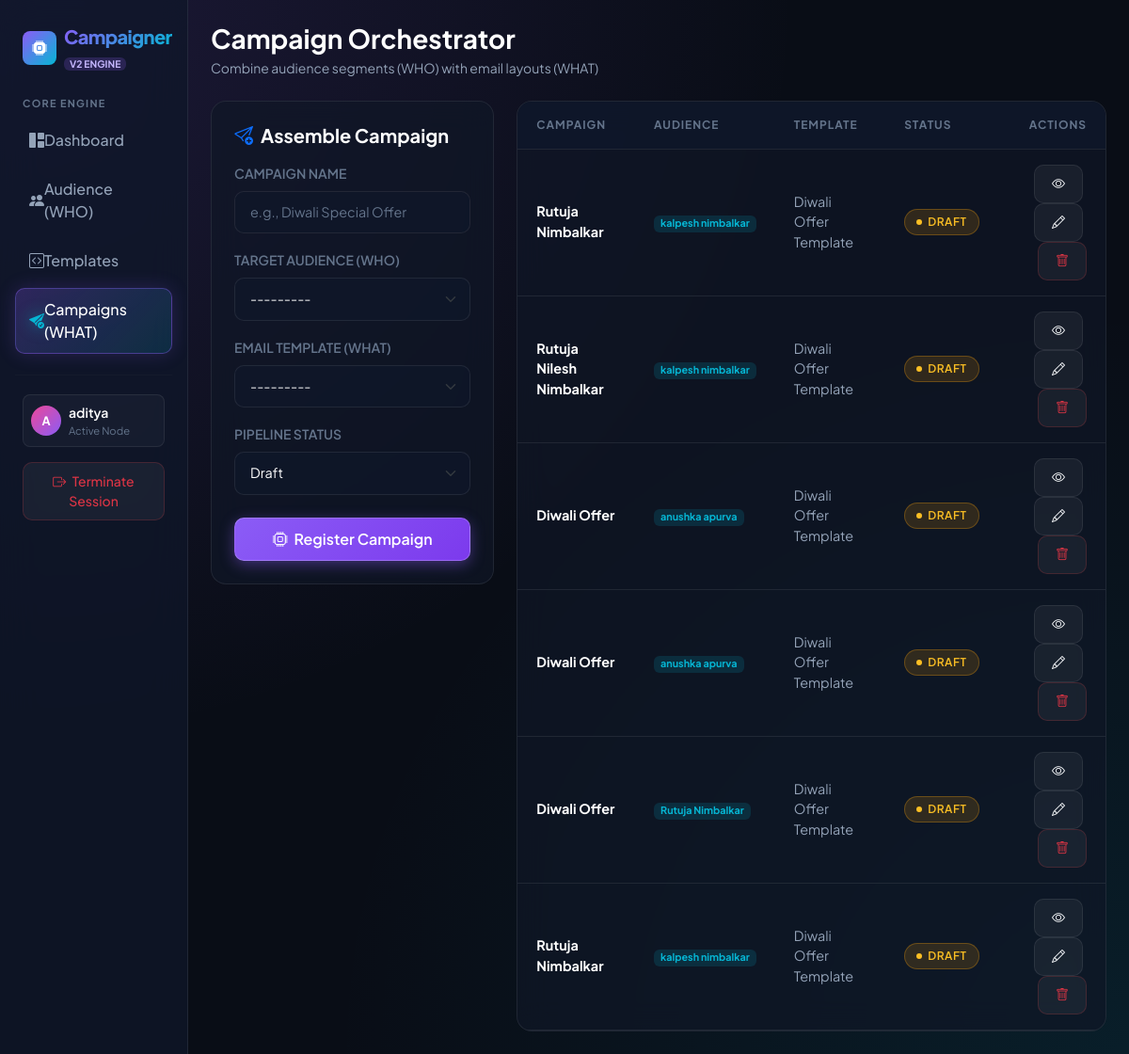
Screenshot of /campaigns/ (signed in) with the database file from the repository.
### campaigns/models.py (models this page shows, shortened)
class EmailCampaign(models.Model):
    STATUS_CHOICES = [
        ('DRAFT', 'Draft'),
        ('READY', 'Ready'),
        ('SENDING', 'Sending in Background'),
        ('COMPLETED', 'Completed'),
    ]
    user = models.ForeignKey(User, on_delete=models.CASCADE, related_name='campaigns')
    name = models.CharField(max_length=200)
    contact_list = models.ForeignKey(ContactList, on_delete=models.CASCADE, related_name='campaigns')
    template = models.ForeignKey(EmailTemplate, on_delete=models.CASCADE, related_name='campaigns')
    status = models.CharField(max_length=15, choices=STATUS_CHOICES, default='DRAFT')
    sent_count = models.PositiveIntegerField(default=0)
    total_recipients = models.PositiveIntegerField(default=0)
    created_at = models.DateTimeField(auto_now_add=True)

class ContactList(models.Model):
    user = models.ForeignKey(User, on_delete=models.CASCADE, related_name='contact_lists')
    name = models.CharField(max_length=200)
    description = models.TextField(blank=True, null=True)
    created_at = models.DateTimeField(auto_now_add=True)
    def __str__(self):
        return self.name

class EmailTemplate(models.Model):
    user = models.ForeignKey(User, on_delete=models.CASCADE, related_name='templates')
    title = models.CharField(max_length=200)
    subject = models.CharField(max_length=255)
    body = models.TextField(help_text="Use {{name}} and {{email}} for dynamic tags.")
    created_at = models.DateTimeField(auto_now_add=True)
    def __str__(self):
        return self.title

### campaigns/views.py (the view)
# urls.py: path('campaigns/', views.campaign_list, name='campaign_list'),
@login_required
def campaign_list(request):
    if request.method == 'POST':
        form = EmailCampaignForm(request.POST, user=request.user)
        if form.is_valid():
            campaign = form.save(commit=False)
            campaign.user = request.user
            campaign.save()
            return redirect('campaign_list')
    else:
        form = EmailCampaignForm(user=request.user)
    campaigns = EmailCampaign.objects.filter(user=request.user).select_related('contact_list', 'template')
    return render(request, 'campaigns/campaign_list.html', {'campaigns': campaigns, 'form': form})

### campaigns/forms.py
class EmailCampaignForm(forms.ModelForm):
    class Meta:
        model = EmailCampaign
        fields = ['name', 'contact_list', 'template', 'status']
        widgets = {
            'name': forms.TextInput(attrs={'class': 'form-control', 'placeholder': 'e.g., Diwali Special Offer'}),
            'contact_list': forms.Select(attrs={'class': 'form-select'}),
            'template': forms.Select(attrs={'class': 'form-select'}),
            'status': forms.Select(attrs={'class': 'form-select'}),
        }
    def __init__(self, *args, user=None, **kwargs):
        super().__init__(*args, **kwargs)
        if user:
            self.fields['contact_list'].queryset = ContactList.objects.filter(user=user)
            self.fields['template'].queryset = EmailTemplate.objects.filter(user=user)

### templates/campaigns/campaign_list.html (shortened to what this page needs)
{% extends 'campaigns/base.html' %}
{% block content %}
<div class="d-flex justify-content-between align-items-center mb-4">
    <div>
        <h3 class="fw-bold text-white mb-1">Campaign Orchestrator</h3>
        <p class="small mb-0" style="color: var(--text-secondary);">Combine audience segments (WHO) with email layouts (WHAT)</p>
    </div>
</div>
<div class="row g-4">
    <div class="col-lg-4">
        <div class="glass-card p-4">
            <h5 class="fw-bold text-white mb-3"><i class="bi bi-send-plus text-primary me-2"></i>Assemble Campaign</h5>
            <form method="post">
                <div class="mb-3">
                    <label class="form-label fw-semibold small" style="color: var(--text-muted);">CAMPAIGN NAME</label>
                    {{ form.name }}
                </div>
                <div class="mb-3">
                    <label class="form-label fw-semibold small" style="color: var(--text-muted);">TARGET AUDIENCE (WHO)</label>
                    {{ form.contact_list }}
                </div>
                <div class="mb-3">
                    <label class="form-label fw-semibold small" style="color: var(--text-muted);">EMAIL TEMPLATE (WHAT)</label>
                    {{ form.template }}
                </div>
                <div class="mb-3">
                    <label class="form-label fw-semibold small" style="color: var(--text-muted);">PIPELINE STATUS</label>
                    {{ form.status }}
                </div>
                <button type="submit" class="btn btn-ai w-100 mt-2"><i class="bi bi-cpu me-1"></i> Register Campaign</button>
            </form>
        </div>
    </div>
    <div class="col-lg-8">
        <div class="glass-card overflow-hidden">
            <div class="table-responsive">
                <table class="table table-pro align-middle">
                    <thead>
                        <tr>
                            <th>Campaign</th>
                            <th>Audience</th>
                            <th>Template</th>
                            <th>Status</th>
                            <th class="text-end">Actions</th>
                        </tr>
                    </thead>
                    <tbody>
                        {% for c in campaigns %}
                        <tr>
                            <td>
                                <a href="{% url 'campaign_detail' c.pk %}" class="fw-bold text-white text-decoration-none">{{ c.name }}</a>
                            </td>
                            <td>
                                <span class="badge" style="background: rgba(6, 182, 212, 0.15); color: var(--accent-cyan);">{{ c.contact_list.name }}</span>
                            </td>
                            <td class="small">{{ c.template.title }}</td>
                            <td>
                                {% if c.status == 'READY' %}
                                    <span class="badge-ready-ai">READY</span>
                                {% else %}
                                    <span class="badge-draft-ai">DRAFT</span>
                                {% endif %}
                            </td>
                            <td class="text-end">
                                <a href="{% url 'campaign_detail' c.pk %}" class="btn btn-ai-secondary btn-sm me-1"><i class="bi bi-eye"></i></a>
                                <a href="{% url 'campaign_update' c.pk %}" class="btn btn-ai-secondary btn-sm me-1"><i class="bi bi-pencil"></i></a>
                                <a href="{% url 'campaign_delete' c.pk %}" class="btn btn-ai-secondary btn-sm text-danger" style="border-color: rgba(239, 68, 68, 0.2);"><i class="bi bi-trash"></i></a>
                            </td>
                        </tr>
                        {% endfor %}
                    </tbody>
                </table>
            </div>
        </div>
    </div>
</div>
{% endblock %}

### templates/campaigns/base.html (shortened to what this page needs)
<!DOCTYPE html>
<html lang="en">
<head>
    <link href="https://cdn.jsdelivr.net/npm/bootstrap@5.3.2/dist/css/bootstrap.min.css" rel="stylesheet">
    <link rel="stylesheet" href="https://cdn.jsdelivr.net/npm/bootstrap-icons@1.11.1/font/bootstrap-icons.css">
</head>
<body>
    <div class="container-fluid">
        <div class="row">
            {% if user.is_authenticated %}
            <nav class="col-md-3 col-lg-2 d-md-block sidebar collapse p-3">
                <div class="d-flex align-items-center mb-4 ps-2 pt-2 gap-2">
                    <div class="rounded-3 p-2 d-flex align-items-center justify-content-center" style="background: linear-gradient(135deg, var(--primary), var(--accent-cyan)); width: 36px; height: 36px;">
                        <i class="bi bi-cpu-fill text-white fs-6"></i>
                    </div>
                    <div>
                        <span class="brand-logo fs-5 d-block">Campaigner</span>
                        <span class="badge" style="background: rgba(139,92,246,0.2); color: #c4b5fd; font-size: 0.65rem; padding: 2px 6px;">V2 ENGINE</span>
                    </div>
                </div>
                <div class="mb-2 px-2 text-uppercase fw-bold" style="color: var(--text-muted); font-size: 0.68rem; letter-spacing: 0.08rem;">Core Engine</div>
                <ul class="nav flex-column mb-auto">
                    <li>
                        <a href="{% url 'dashboard' %}" class="nav-link-custom {% if request.resolver_match.url_name == 'dashboard' %}active{% endif %}">
                            <i class="bi bi-grid-1x2-fill me-2.5"></i> Dashboard
                        </a>
                    </li>
                    <li>
                        <a href="{% url 'contact_lists' %}" class="nav-link-custom ">
                            <i class="bi bi-people-fill me-2.5"></i> Audience (WHO)
                        </a>
                    </li>
                    <li>
                        <a href="{% url 'template_list' %}" class="nav-link-custom {% if 'template' in request.resolver_match.url_name %}active{% endif %}">
                            <i class="bi bi-code-square me-2.5"></i> Templates
                        </a>
                    </li>
                    <li>
                        <a href="{% url 'campaign_list' %}" class="nav-link-custom {% if 'campaign' in request.resolver_match.url_name %}active{% endif %}">
                            <i class="bi bi-send-check-fill me-2.5"></i> Campaigns (WHAT)
                        </a>
                    </li>
                </ul>
                <hr style="border-color: var(--border-subtle);">
                <div class="px-2 pt-1">
                    <div class="d-flex align-items-center mb-3 p-2 rounded-3" style="background: rgba(255,255,255,0.03); border: 1px solid var(--border-subtle);">
                        <div class="rounded-circle text-white d-flex align-items-center justify-content-center me-2 fw-bold" style="width: 32px; height: 32px; font-size: 0.8rem; background: linear-gradient(135deg, #ec4899, #8b5cf6);">
                            {{ user.username|first|upper }}
                        </div>
                        <div class="overflow-hidden">
                            <small class="text-white d-block fw-semibold text-truncate">{{ user.username }}</small>
                            <small class="d-block" style="color: var(--text-muted); font-size: 0.7rem;">Active Node</small>
                        </div>
                    </div>
                    <a href="{% url 'logout' %}" class="btn btn-ai-secondary btn-sm w-100 text-danger" style="border-color: rgba(239, 68, 68, 0.2);"><i class="bi bi-box-arrow-right me-1"></i> Terminate Session</a>
                </div>
            </nav>
            <main class="col-md-9 ms-sm-auto col-lg-10 px-md-4 py-4">
            {% else %}
            <main class="col-12 py-5">
            {% endif %}
                {% block content %}{% endblock %}
            </main>
        </div>
    </div>
</body>
</html>

### templates/campaigns/base.html (style rules this page uses)
:root { --bg-body: #090d16; --bg-surface: #0f172a; --bg-card: rgba(17, 24, 39, 0.7); --bg-card-hover: rgba(24, 34, 53, 0.85); --border-subtle: rgba(255, 255, 255, 0.08); --border-glow: rgba(139, 92, 246, 0.3); --primary: #8b5cf6; --primary-glow: rgba(139, 92, 246, 0.4); --accent-cyan: #06b6d4; --accent-pink: #ec4899; --accent-emerald: #10b981; --accent-amber: #f59e0b; --text-primary: #f8fafc; --text-secondary: #94a3b8; --text-muted: #64748b; }
* { font-family: 'Plus Jakarta Sans', sans-serif; }
body { background-color: var(--bg-body); color: var(--text-primary); min-height: 100vh; background-image: radial-gradient(at 0% 0%, rgba(139, 92, 246, 0.15) 0px, transparent 50%), radial-gradient(at 100% 100%, rgba(6, 182, 212, 0.1) 0px, transparent 50%); background-attachment: fixed; }
.sidebar { min-height: 100vh; background: rgba(15, 23, 42, 0.75); backdrop-filter: blur(20px); -webkit-backdrop-filter: blur(20px); border-right: 1px solid var(--border-subtle); }
.brand-logo { background: linear-gradient(135deg, var(--primary), var(--accent-cyan)); -webkit-background-clip: text; -webkit-text-fill-color: transparent; font-weight: 800; letter-spacing: -0.03em; }
.nav-link-custom { color: var(--text-secondary); font-weight: 500; padding: 10px 14px; border-radius: 10px; display: flex; align-items: center; transition: all 0.25s cubic-bezier(0.4, 0, 0.2, 1); text-decoration: none; margin-bottom: 6px; border: 1px solid transparent; }
.nav-link-custom.active { color: #fff; background: linear-gradient(135deg, rgba(139, 92, 246, 0.25), rgba(6, 182, 212, 0.15)); border-color: var(--primary-glow); box-shadow: 0 0 20px rgba(139, 92, 246, 0.2); }
.nav-link-custom.active i { color: var(--accent-cyan); filter: drop-shadow(0 0 8px rgba(6, 182, 212, 0.6)); }
.glass-card { background: var(--bg-card); backdrop-filter: blur(16px); -webkit-backdrop-filter: blur(16px); border: 1px solid var(--border-subtle); border-radius: 16px; transition: all 0.3s ease; }
.table-pro { color: var(--text-primary); margin-bottom: 0; }
.table-pro thead th { background: rgba(15, 23, 42, 0.9); color: var(--text-muted); font-size: 0.75rem; font-weight: 700; text-transform: uppercase; letter-spacing: 0.08em; border-bottom: 1px solid var(--border-subtle); padding: 16px 20px; }
.table-pro tbody td { background: transparent; border-bottom: 1px solid var(--border-subtle); padding: 16px 20px; color: var(--text-secondary); font-size: 0.9rem; }
.btn-ai { background: linear-gradient(135deg, var(--primary), #7c3aed); color: #fff; border: 1px solid rgba(255, 255, 255, 0.2); border-radius: 10px; font-weight: 600; padding: 10px 20px; box-shadow: 0 4px 15px var(--primary-glow); transition: all 0.25s ease; }
.btn-ai-secondary { background: rgba(255, 255, 255, 0.05); color: var(--text-primary); border: 1px solid var(--border-subtle); border-radius: 10px; font-weight: 500; padding: 9px 18px; transition: all 0.2s ease; }
.badge-draft-ai { background: rgba(245, 158, 11, 0.15); color: #fbbf24; border: 1px solid rgba(245, 158, 11, 0.3); border-radius: 20px; padding: 4px 12px; font-weight: 600; font-size: 0.75rem; letter-spacing: 0.05em; display: inline-flex; align-items: center; gap: 6px; }
.badge-draft-ai::before { content: ''; width: 6px; height: 6px; border-radius: 50%; background-color: #fbbf24; }
.form-control, .form-select { background-color: rgba(15, 23, 42, 0.8) !important; border: 1px solid var(--border-subtle) !important; color: #fff !important; border-radius: 10px !important; padding: 11px 16px !important; font-size: 0.9rem !important; }
.form-control::placeholder { color: var(--text-muted) !important; }

### rows the page displays
EmailCampaign: name "Rutuja Nimbalkar", contact_list.name "kalpesh nimbalkar", template "Diwali Offer Template", status "DRAFT"
EmailCampaign: name "Rutuja Nilesh Nimbalkar", contact_list.name "kalpesh nimbalkar", template "Diwali Offer Template", status "DRAFT"
EmailCampaign: name "Diwali Offer", contact_list.name "anushka apurva", template "Diwali Offer Template", status "DRAFT"
EmailCampaign: name "Diwali Offer", contact_list.name "anushka apurva", template "Diwali Offer Template", status "DRAFT"
EmailCampaign: name "Diwali Offer", contact_list.name "Rutuja Nimbalkar", template "Diwali Offer Template", status "DRAFT"
EmailCampaign: name "Rutuja Nimbalkar", contact_list.name "kalpesh nimbalkar", template "Diwali Offer Template", status "DRAFT"

### other values shown
{{ user.username|first|upper }} "A"
{{ user.username }} "aditya"
